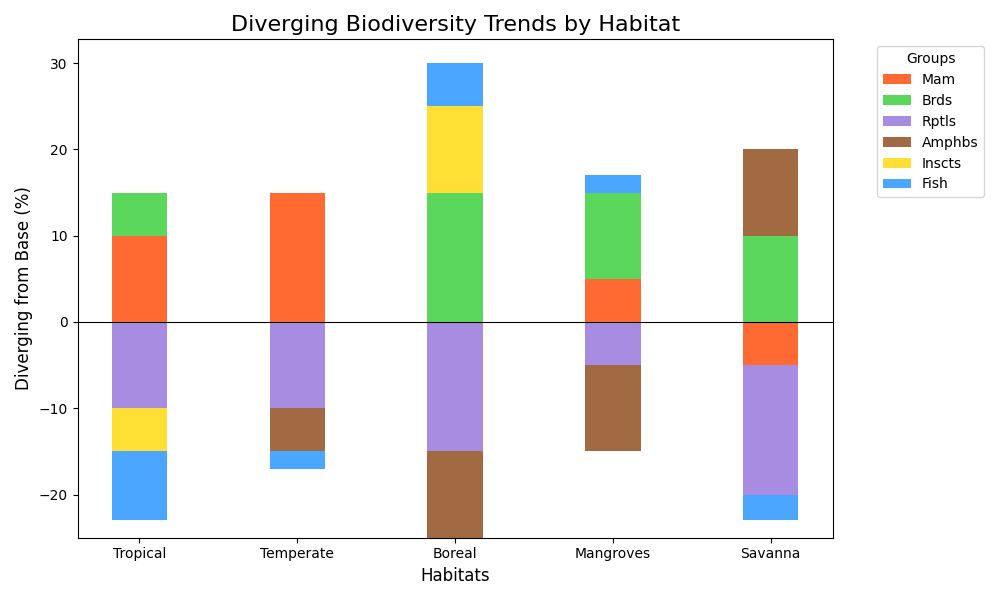

Write the Python code that produced this figure.
import numpy as np
import matplotlib.pyplot as plt

habitats = ["Tropical", "Temperate", "Boreal", "Mangroves", "Savanna"]
years = np.arange(2030, 2040)

mammals = np.array([30, 35, 20, 25, 15])
birds = np.array([25, 20, 35, 30, 30])
reptiles = np.array([10, 10, 5, 15, 5])
amphibians = np.array([20, 15, 10, 10, 30])
insects = np.array([15, 20, 30, 20, 20])
fish = np.array([12, 18, 25, 22, 17])

species_data = np.array([mammals, birds, reptiles, amphibians, insects, fish]) - 20

fig, ax = plt.subplots(figsize=(10, 6))

x_ticks = np.arange(len(habitats))
bar_width = 0.35

# Shuffled colors
colors = ['#FF4500', '#32CD32', '#9370DB', '#8B4513', '#FFD700', '#1E90FF']
species_names = ['Mam', 'Brds', 'Rptls', 'Amphbs', 'Inscts', 'Fish']

bottom_positive = np.zeros(len(habitats))
bottom_negative = np.zeros(len(habitats))

for i, species in enumerate(species_data):
    positive_values = np.clip(species, 0, None)
    negative_values = np.clip(species, None, 0)

    ax.bar(x_ticks, positive_values, width=bar_width, color=colors[i], alpha=0.8,
           bottom=bottom_positive, label=species_names[i])
    ax.bar(x_ticks, negative_values, width=bar_width, color=colors[i], alpha=0.8,
           bottom=bottom_negative)

    bottom_positive += positive_values
    bottom_negative += negative_values

ax.set_xticks(x_ticks)
ax.set_xticklabels(habitats, fontsize=10)

plt.title("Diverging Biodiversity Trends by Habitat", fontsize=16)
plt.xlabel('Habitats', fontsize=12)
plt.ylabel('Diverging from Base (%)', fontsize=12)
ax.axhline(0, color='black', linewidth=0.8)

plt.legend(title='Groups', loc='upper left', bbox_to_anchor=(1.05, 1), fontsize=10)
plt.tight_layout()

plt.show()
